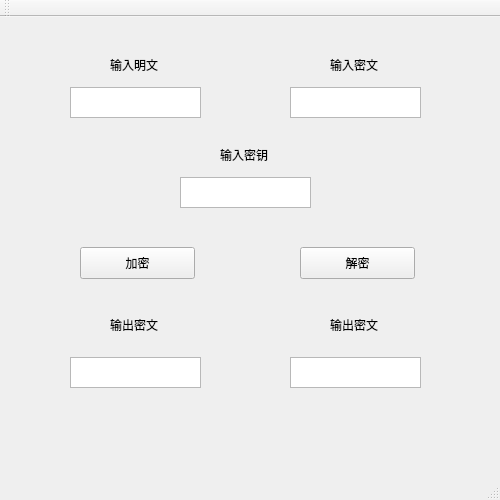
<?xml version="1.0" encoding="UTF-8"?>
<ui version="4.0">
 <class>MainWindow</class>
 <widget class="QMainWindow" name="MainWindow">
  <property name="geometry">
   <rect>
    <x>0</x>
    <y>0</y>
    <width>500</width>
    <height>500</height>
   </rect>
  </property>
  <property name="windowTitle">
   <string>MainWindow</string>
  </property>
  <widget class="QWidget" name="centralWidget">
   <widget class="QPlainTextEdit" name="plainTextEdit">
    <property name="geometry">
     <rect>
      <x>70</x>
      <y>70</y>
      <width>131</width>
      <height>31</height>
     </rect>
    </property>
   </widget>
   <widget class="QLabel" name="label">
    <property name="geometry">
     <rect>
      <x>110</x>
      <y>40</y>
      <width>59</width>
      <height>16</height>
     </rect>
    </property>
    <property name="text">
     <string>输入明文</string>
    </property>
   </widget>
   <widget class="QLabel" name="label_2">
    <property name="geometry">
     <rect>
      <x>330</x>
      <y>40</y>
      <width>59</width>
      <height>16</height>
     </rect>
    </property>
    <property name="text">
     <string>输入密文</string>
    </property>
   </widget>
   <widget class="QLabel" name="label_3">
    <property name="geometry">
     <rect>
      <x>220</x>
      <y>130</y>
      <width>59</width>
      <height>16</height>
     </rect>
    </property>
    <property name="text">
     <string>输入密钥</string>
    </property>
   </widget>
   <widget class="QLabel" name="label_4">
    <property name="geometry">
     <rect>
      <x>110</x>
      <y>300</y>
      <width>59</width>
      <height>16</height>
     </rect>
    </property>
    <property name="text">
     <string>输出密文</string>
    </property>
   </widget>
   <widget class="QLabel" name="label_5">
    <property name="geometry">
     <rect>
      <x>330</x>
      <y>300</y>
      <width>59</width>
      <height>16</height>
     </rect>
    </property>
    <property name="text">
     <string>输出密文</string>
    </property>
   </widget>
   <widget class="QPushButton" name="pushButton">
    <property name="geometry">
     <rect>
      <x>80</x>
      <y>230</y>
      <width>115</width>
      <height>32</height>
     </rect>
    </property>
    <property name="text">
     <string>加密</string>
    </property>
   </widget>
   <widget class="QPushButton" name="pushButton_2">
    <property name="geometry">
     <rect>
      <x>300</x>
      <y>230</y>
      <width>115</width>
      <height>32</height>
     </rect>
    </property>
    <property name="text">
     <string>解密</string>
    </property>
   </widget>
   <widget class="QPlainTextEdit" name="plainTextEdit_2">
    <property name="geometry">
     <rect>
      <x>290</x>
      <y>70</y>
      <width>131</width>
      <height>31</height>
     </rect>
    </property>
   </widget>
   <widget class="QPlainTextEdit" name="plainTextEdit_3">
    <property name="geometry">
     <rect>
      <x>180</x>
      <y>160</y>
      <width>131</width>
      <height>31</height>
     </rect>
    </property>
   </widget>
   <widget class="QPlainTextEdit" name="plainTextEdit_4">
    <property name="geometry">
     <rect>
      <x>70</x>
      <y>340</y>
      <width>131</width>
      <height>31</height>
     </rect>
    </property>
   </widget>
   <widget class="QPlainTextEdit" name="plainTextEdit_5">
    <property name="geometry">
     <rect>
      <x>290</x>
      <y>340</y>
      <width>131</width>
      <height>31</height>
     </rect>
    </property>
   </widget>
  </widget>
  <widget class="QMenuBar" name="menuBar">
   <property name="geometry">
    <rect>
     <x>0</x>
     <y>0</y>
     <width>500</width>
     <height>22</height>
    </rect>
   </property>
  </widget>
  <widget class="QToolBar" name="mainToolBar">
   <attribute name="toolBarArea">
    <enum>TopToolBarArea</enum>
   </attribute>
   <attribute name="toolBarBreak">
    <bool>false</bool>
   </attribute>
  </widget>
  <widget class="QStatusBar" name="statusBar"/>
 </widget>
 <layoutdefault spacing="6" margin="11"/>
 <resources/>
 <connections/>
</ui>
